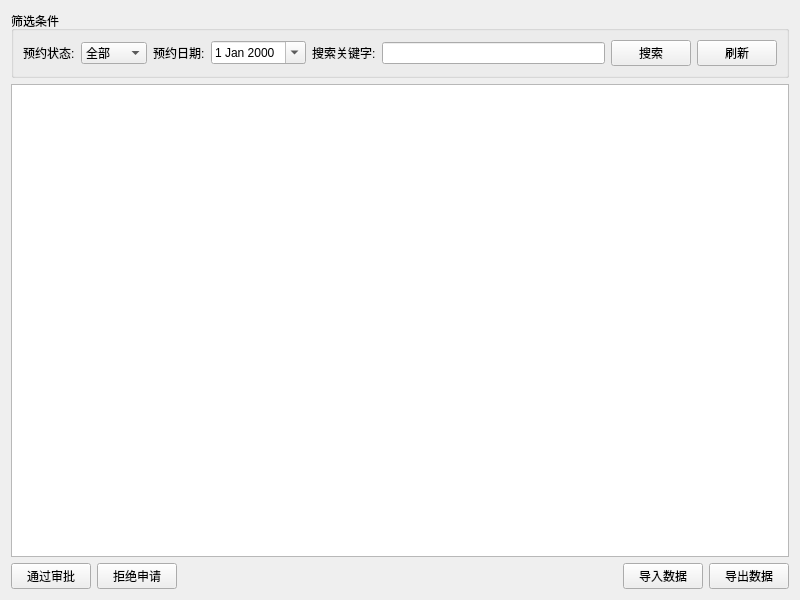
<?xml version="1.0" encoding="UTF-8"?>
<ui version="4.0">
 <class>BookingReview</class>
 <widget class="QWidget" name="BookingReview">
  <property name="geometry">
   <rect>
    <x>0</x>
    <y>0</y>
    <width>800</width>
    <height>600</height>
   </rect>
  </property>
  <property name="windowTitle">
   <string>实验室预约审核系统</string>
  </property>
  <layout class="QVBoxLayout" name="verticalLayout">
   <item>
    <widget class="QGroupBox" name="filterGroupBox">
     <property name="title">
      <string>筛选条件</string>
     </property>
     <layout class="QGridLayout" name="gridLayout">
      <item row="0" column="0">
       <widget class="QLabel" name="statusLabel">
        <property name="text">
         <string>预约状态:</string>
        </property>
       </widget>
      </item>
      <item row="0" column="1">
       <widget class="QComboBox" name="statusComboBox">
        <item>
         <property name="text">
          <string>全部</string>
         </property>
        </item>
        <item>
         <property name="text">
          <string>待审核</string>
         </property>
        </item>
        <item>
         <property name="text">
          <string>已通过</string>
         </property>
        </item>
        <item>
         <property name="text">
          <string>已拒绝</string>
         </property>
        </item>
       </widget>
      </item>
      <item row="0" column="2">
       <widget class="QLabel" name="dateLabel">
        <property name="text">
         <string>预约日期:</string>
        </property>
       </widget>
      </item>
      <item row="0" column="3">
       <widget class="QDateEdit" name="dateEdit">
        <property name="calendarPopup">
         <bool>true</bool>
        </property>
        <property name="date">
         <date>
          <year>2000</year>
          <month>1</month>
          <day>1</day>
         </date>
        </property>
       </widget>
      </item>
      <item row="0" column="4">
       <widget class="QLabel" name="keywordLabel">
        <property name="text">
         <string>搜索关键字:</string>
        </property>
       </widget>
      </item>
      <item row="0" column="5">
       <widget class="QLineEdit" name="keywordLineEdit"/>
      </item>
      <item row="0" column="6">
       <widget class="QPushButton" name="searchBtn">
        <property name="text">
         <string>搜索</string>
        </property>
       </widget>
      </item>
      <item row="0" column="7">
       <widget class="QPushButton" name="refreshBtn">
        <property name="text">
         <string>刷新</string>
        </property>
       </widget>
      </item>
     </layout>
    </widget>
   </item>
   <item>
    <widget class="QTableView" name="bookingTableView"/>
   </item>
   <item>
    <layout class="QHBoxLayout" name="horizontalLayout">
     <item>
      <widget class="QPushButton" name="approveBtn">
       <property name="text">
        <string>通过审批</string>
       </property>
      </widget>
     </item>
     <item>
      <widget class="QPushButton" name="rejectBtn">
       <property name="text">
        <string>拒绝申请</string>
       </property>
      </widget>
     </item>
     <item>
      <spacer name="horizontalSpacer">
       <property name="orientation">
        <enum>Qt::Horizontal</enum>
       </property>
       <property name="sizeHint" stdset="0">
        <size>
         <width>40</width>
         <height>20</height>
        </size>
       </property>
      </spacer>
     </item>
     <item>
      <widget class="QPushButton" name="importBtn">
       <property name="text">
        <string>导入数据</string>
       </property>
      </widget>
     </item>
     <item>
      <widget class="QPushButton" name="exportBtn">
       <property name="text">
        <string>导出数据</string>
       </property>
      </widget>
     </item>
    </layout>
   </item>
  </layout>
 </widget>
 <resources/>
 <connections/>
</ui>
